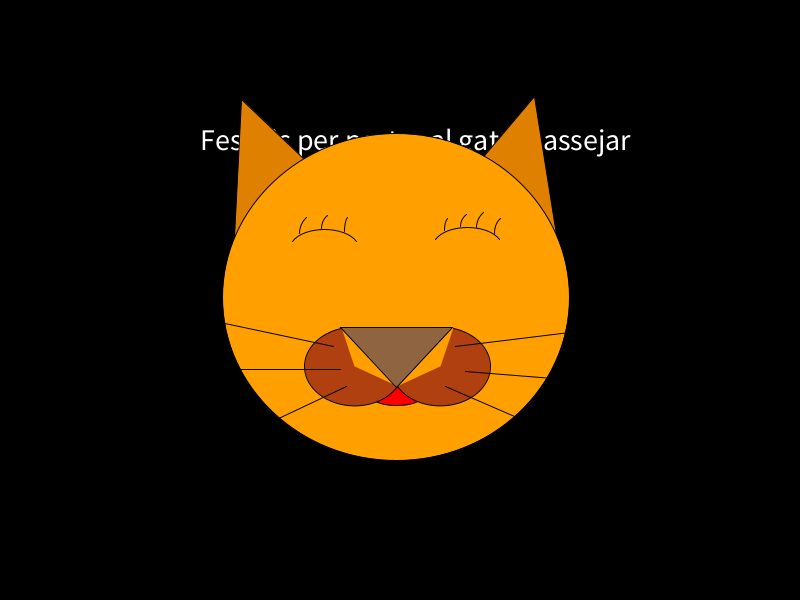
Frame 1 (no input)
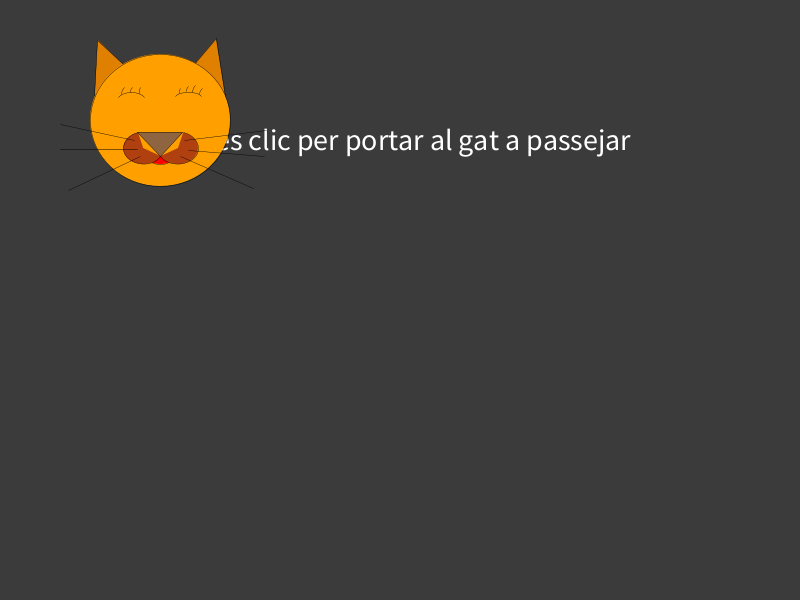
Frame 60 (the mouse pressed at the canvas centre just before this capture)
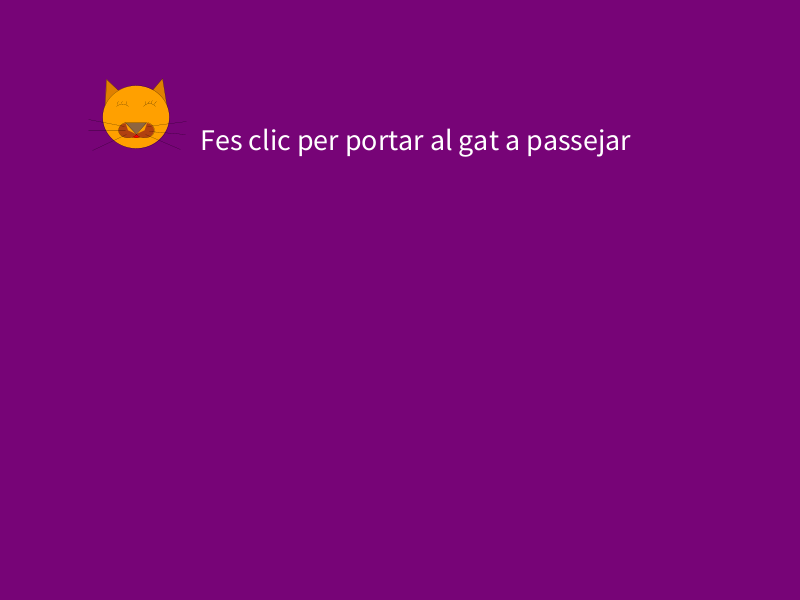
Frame 120 (the mouse held since frame 60 and released just before this capture)

The Processing sketch that drew these frames (run headless with seeded random() and noise(); from frame 60 on, the mouse is pressed at the canvas centre):

// Processing sketch: processing_119655
// ── processing_119655.pde

/* Autor: Sergi Garcia Calero - 1o ASIX C.E.Roca - 20/10/2013

Processing2: Segundo ejercicio de processing para clase de PB.
-Objetivo: Modificar la cara y darle movimiento
-Precondicion: Debe utilizarse la cara original

*/
float escala = 1.0;
boolean reduccion = false;
int i=0;
int j=0;
int k=0;
boolean patata = false;


void setup(){
  size(800, 600); //Tamaño del "Lienzo"
  frameRate(100); //Velocitat
  background(230, 230, 230); //Fondo
  
  
}

void draw(){
 //Haremos que el fondo de pantalla sea un valor semialeatorio 
 background(k%190, k%115, k%143);
 textSize(30);
 text("Fes clic per portar al gat a passejar", 200, 150);
  //Trigger
  if (mousePressed){
  patata=true;
  }
  //Movimiento
  if (patata && i<300){
    ++i; ++j;
    
  }
  translate (i,j);
  
  //Reduccion
  if (escala > 0.2 && !reduccion) escala -= 0.01; 
  else {
    reduccion = true;
  }
  scale(escala);
  //Comportamiento del Gato al acabar el movimiento
  if (patata && j==300){ 
    textSize(180);
    text("Miaaaaaau!!!!", 400, 550);
    rotate(k/4);
    //Si volvemos a pulsar el raton, se acaba el movimiento.
    if (mousePressed){
      patata=false;
    }
  }
  /* K hace lo siguiente:
    -Regula el color de fondo, esa "semialetoriedad"
    -Regula la velocidad de rotacion del gato
    -Controla que el programa no "pete", ya que es mejor usar
    un valor fijo incremental que un random
  */
  ++k;
  //Orejas
  fill(#DF8000);
  triangle(237, 239, 308, 161, 244, 100); 
  triangle(540,97,485,162,565,256); 
  fill(#FFFFFF);
  //Base
  fill(#FFA000);
  ellipse (400, 300, 350, 330);
  fill(#FFFFFF);
  //Puntero para edición
  println(mouseX + ", " + mouseY);
  //Cejas_D
  noFill();
  arc(519, 236, 40, 40, PI, PI+QUARTER_PI*1.1);
  arc(501, 230, 40, 40, PI, PI+QUARTER_PI*1.1);
  arc(480, 229, 30, 30, PI, PI+QUARTER_PI*1.2);
  arc(456, 233, 15, 30, PI, PI+QUARTER_PI*1.3);
  //Cejas_I
  arc(323, 236, 40, 43, PI, PI+QUARTER_PI*1.1);
  arc(340, 231, 30, 33, PI, PI+QUARTER_PI*1.2);
  arc(355, 234, 15, 33, PI, PI+QUARTER_PI*1.3);
  //Ojos
  arc(472,250,70,40,PI+PI/8,2*PI-PI/8);
  arc(328,252,70,40,PI+PI/8,2*PI-PI/8);
   //Boca
  fill(#FF0000);
  arc(401,400,50,20,0, 2*PI);
  fill(#FFFFFF);
  //Mofletes
  fill(#B04010);
  arc(445,370,100,80,-HALF_PI/1.2,PI/1.2);
  arc(358,370,100,80,HALF_PI/3,PI+HALF_PI/1.2);
  fill(#FFFFFF);
  //Nariz
  fill(#8E6540);
  triangle(401,391,457,331,344,331);
  fill(#FFFFFF);
  //Pelos
  line(337,350,151,311);
  line(350,390,170,475);
  line(344,373,150,373);
  line(460,350,666,325);
  line(470,375,660,390);
  line(450,390,634,470);
  
  
}
  
  
  
  
